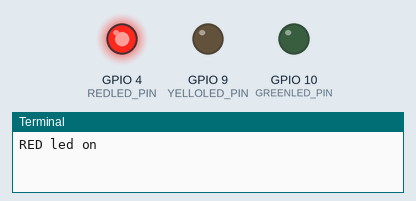
Simulated run of this program. Board: Raspberry Pi (BCM pin numbers). Shown: output pins drawn as LEDs (lit = HIGH), the last lines printed to the terminal. At 30.0 s the program stops and its outputs stay as they are.

Above: at 1.0 s.
At 3.0 s:
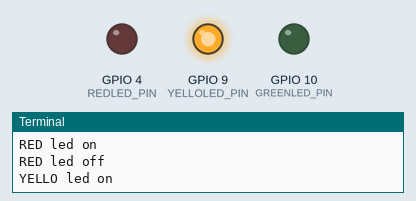
At 5.0 s:
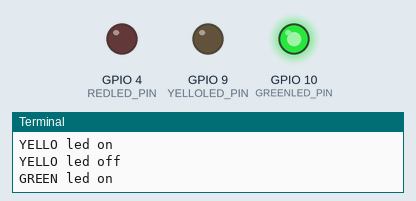
Timing chart, 0 to 7.8 s (numbered marks = the images above):
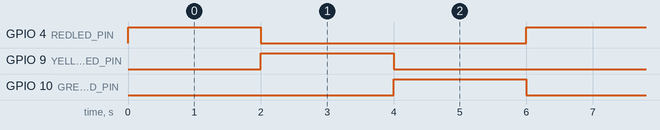

Measured:
- by itself, GPIO 4 (REDLED_PIN), GPIO 9 (YELLOLED_PIN), GPIO 10 (GREENLED_PIN): alternates HIGH for 2.0 s and LOW for 4.0 s

The program:

led_blink_task.py
```python
import RPi.GPIO as GPIO
import time

REDLED_PIN = 4
YELLOLED_PIN = 9
GREENLED_PIN = 10
GPIO.setmode(GPIO.BCM)
GPIO.setup([4, 9, 10], GPIO.OUT)


for i in range(5):
    GPIO.output(REDLED_PIN, GPIO.HIGH)
    print("RED led on")
    time.sleep(2)
    GPIO.output(REDLED_PIN, GPIO.LOW)
    print("RED led off")
    GPIO.output(YELLOLED_PIN, GPIO.HIGH)
    print("YELLO led on")
    time.sleep(2)
    GPIO.output(YELLOLED_PIN, GPIO.LOW)
    print("YELLO led off")
    GPIO.output(GREENLED_PIN, GPIO.HIGH)
    print("GREEN led on")
    time.sleep(2)
    GPIO.output(GREENLED_PIN, GPIO.LOW)
    print("GREEN led off")

print("done")

GPIO.cleanup()
```
